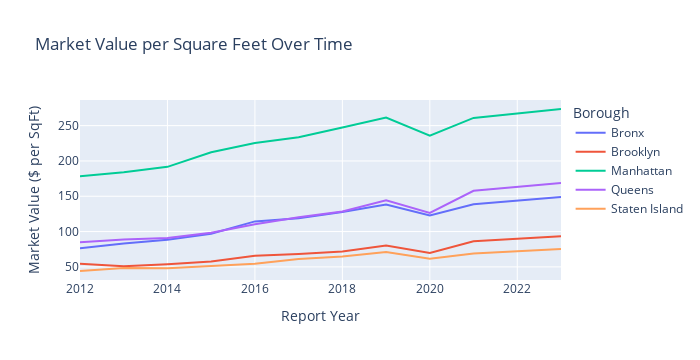

Notebook cell for this chart:
### Code cell
# Condominiums' market values of each borough over time
fig = px.line(
        group_condo,
        x="Report Year",
        y="Market Value per SqFt",
        color='Borough',
        title='Market Value per Square Feet Over Time',
)

fig.update_yaxes(title_text='Market Value ($ per SqFt)')
fig.update_layout(width=700)
fig.show()

### Figure 1 — Plotly figure (JSON) as saved in the notebook; plotly's stock layout.template omitted (floating-point values rounded to 4 significant figures)
{"data": [{"hovertemplate": "Borough=Bronx<br>Report Year=%{x}<br>Market Value per SqFt=%{y}<extra></extra>", "legendgroup": "Bronx", "line": {"color": "#636efa", "dash": "solid"}, "marker": {"symbol": "circle"}, "mode": "lines", "name": "Bronx", "orientation": "v", "showlegend": true, "type": "scatter", "x": [2012, 2013, 2014, 2015, 2016, 2017, 2018, 2019, 2020, 2021, 2023], "xaxis": "x", "y": [76.45, 83.24, 88.41, 97.02, 114.4, 119.0, 127.6, 138.2, 122.8, 138.7, 149.0], "yaxis": "y"}, {"hovertemplate": "Borough=Brooklyn<br>Report Year=%{x}<br>Market Value per SqFt=%{y}<extra></extra>", "legendgroup": "Brooklyn", "line": {"color": "#EF553B", "dash": "solid"}, "marker": {"symbol": "circle"}, "mode": "lines", "name": "Brooklyn", "orientation": "v", "showlegend": true, "type": "scatter", "x": [2012, 2013, 2014, 2015, 2016, 2017, 2018, 2019, 2020, 2021, 2023], "xaxis": "x", "y": [54.42, 50.84, 53.57, 57.52, 65.61, 68.09, 71.8, 80.28, 69.59, 86.16, 93.23], "yaxis": "y"}, {"hovertemplate": "Borough=Manhattan<br>Report Year=%{x}<br>Market Value per SqFt=%{y}<extra></extra>", "legendgroup": "Manhattan", "line": {"color": "#00cc96", "dash": "solid"}, "marker": {"symbol": "circle"}, "mode": "lines", "name": "Manhattan", "orientation": "v", "showlegend": true, "type": "scatter", "x": [2012, 2013, 2014, 2015, 2016, 2017, 2018, 2019, 2020, 2021, 2023], "xaxis": "x", "y": [178.3, 184.1, 191.6, 212.4, 225.3, 233.7, 247.3, 261.5, 235.8, 260.9, 273.6], "yaxis": "y"}, {"hovertemplate": "Borough=Queens<br>Report Year=%{x}<br>Market Value per SqFt=%{y}<extra></extra>", "legendgroup": "Queens", "line": {"color": "#ab63fa", "dash": "solid"}, "marker": {"symbol": "circle"}, "mode": "lines", "name": "Queens", "orientation": "v", "showlegend": true, "type": "scatter", "x": [2012, 2013, 2014, 2015, 2016, 2017, 2018, 2019, 2020, 2021, 2023], "xaxis": "x", "y": [84.78, 88.6, 90.97, 98.17, 110.3, 120.3, 128.5, 144.5, 126.4, 157.7, 168.7], "yaxis": "y"}, {"hovertemplate": "Borough=Staten Island<br>Report Year=%{x}<br>Market Value per SqFt=%{y}<extra></extra>", "legendgroup": "Staten Island", "line": {"color": "#FFA15A", "dash": "solid"}, "marker": {"symbol": "circle"}, "mode": "lines", "name": "Staten Island", "orientation": "v", "showlegend": true, "type": "scatter", "x": [2012, 2013, 2014, 2015, 2016, 2017, 2018, 2019, 2020, 2021, 2023], "xaxis": "x", "y": [44.15, 48.35, 48.15, 51.18, 54.48, 61.24, 64.54, 70.94, 61.57, 68.94, 75.32], "yaxis": "y"}], "layout": {"height": 360, "legend": {"title": {"text": "Borough"}, "tracegroupgap": 0}, "title": {"text": "Market Value per Square Feet Over Time"}, "width": 700, "xaxis": {"anchor": "y", "autorange": true, "domain": [0, 1], "range": [2012, 2023], "title": {"text": "Report Year"}, "type": "linear"}, "yaxis": {"anchor": "x", "autorange": true, "domain": [0, 1], "range": [31.41, 286.3], "title": {"text": "Market Value ($ per SqFt)"}, "type": "linear"}}}
